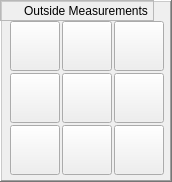
    <widget class="QFrame" name="frame_outside_measure">
     <property name="geometry">
      <rect>
       <x>0</x>
       <y>0</y>
       <width>172</width>
       <height>182</height>
      </rect>
     </property>
     <property name="frameShape">
      <enum>QFrame::WinPanel</enum>
     </property>
     <property name="frameShadow">
      <enum>QFrame::Raised</enum>
     </property>
     <widget class="PushButton" name="pbtn_outside_xpyp">
      <property name="geometry">
       <rect>
        <x>10</x>
        <y>125</y>
        <width>50</width>
        <height>50</height>
       </rect>
      </property>
      <property name="text">
       <string/>
      </property>
      <property name="icon">
       <iconset>
        <normaloff>x1Probe_icons/outside_7.png</normaloff>x1Probe_icons/outside_7.png</iconset>
      </property>
      <property name="iconSize">
       <size>
        <width>48</width>
        <height>48</height>
       </size>
      </property>
      <property name="checkable">
       <bool>false</bool>
      </property>
      <property name="checked">
       <bool>false</bool>
      </property>
      <property name="indicator_option" stdset="0">
       <bool>false</bool>
      </property>
     </widget>
     <widget class="PushButton" name="pbtn_outside_xpym">
      <property name="geometry">
       <rect>
        <x>10</x>
        <y>21</y>
        <width>50</width>
        <height>50</height>
       </rect>
      </property>
      <property name="text">
       <string/>
      </property>
      <property name="icon">
       <iconset>
        <normaloff>x1Probe_icons/outside_1.png</normaloff>x1Probe_icons/outside_1.png</iconset>
      </property>
      <property name="iconSize">
       <size>
        <width>48</width>
        <height>48</height>
       </size>
      </property>
      <property name="checkable">
       <bool>false</bool>
      </property>
      <property name="checked">
       <bool>false</bool>
      </property>
      <property name="indicator_option" stdset="0">
       <bool>false</bool>
      </property>
     </widget>
     <widget class="PushButton" name="pbtn_outside_xp">
      <property name="geometry">
       <rect>
        <x>10</x>
        <y>73</y>
        <width>50</width>
        <height>50</height>
       </rect>
      </property>
      <property name="text">
       <string/>
      </property>
      <property name="icon">
       <iconset>
        <normaloff>x1Probe_icons/outside_4.png</normaloff>x1Probe_icons/outside_4.png</iconset>
      </property>
      <property name="iconSize">
       <size>
        <width>48</width>
        <height>48</height>
       </size>
      </property>
      <property name="checkable">
       <bool>false</bool>
      </property>
      <property name="checked">
       <bool>false</bool>
      </property>
      <property name="indicator_option" stdset="0">
       <bool>false</bool>
      </property>
     </widget>
     <widget class="PushButton" name="pbtn_outside_yp">
      <property name="geometry">
       <rect>
        <x>62</x>
        <y>125</y>
        <width>50</width>
        <height>50</height>
       </rect>
      </property>
      <property name="text">
       <string/>
      </property>
      <property name="icon">
       <iconset>
        <normaloff>x1Probe_icons/outside_8.png</normaloff>x1Probe_icons/outside_8.png</iconset>
      </property>
      <property name="iconSize">
       <size>
        <width>48</width>
        <height>48</height>
       </size>
      </property>
      <property name="checkable">
       <bool>false</bool>
      </property>
      <property name="checked">
       <bool>false</bool>
      </property>
      <property name="indicator_option" stdset="0">
       <bool>false</bool>
      </property>
     </widget>
     <widget class="PushButton" name="pbtn_outside_ym">
      <property name="geometry">
       <rect>
        <x>62</x>
        <y>21</y>
        <width>50</width>
        <height>50</height>
       </rect>
      </property>
      <property name="text">
       <string/>
      </property>
      <property name="icon">
       <iconset>
        <normaloff>x1Probe_icons/outside_2.png</normaloff>x1Probe_icons/outside_2.png</iconset>
      </property>
      <property name="iconSize">
       <size>
        <width>48</width>
        <height>48</height>
       </size>
      </property>
      <property name="checkable">
       <bool>false</bool>
      </property>
      <property name="checked">
       <bool>false</bool>
      </property>
      <property name="indicator_option" stdset="0">
       <bool>false</bool>
      </property>
     </widget>
     <widget class="PushButton" name="pbtn_outside_center">
      <property name="geometry">
       <rect>
        <x>62</x>
        <y>73</y>
        <width>50</width>
        <height>50</height>
       </rect>
      </property>
      <property name="font">
       <font>
        <pointsize>8</pointsize>
       </font>
      </property>
      <property name="text">
       <string/>
      </property>
      <property name="icon">
       <iconset>
        <normaloff>x1Probe_icons/outside_5.png</normaloff>x1Probe_icons/outside_5.png</iconset>
      </property>
      <property name="iconSize">
       <size>
        <width>48</width>
        <height>48</height>
       </size>
      </property>
      <property name="checkable">
       <bool>false</bool>
      </property>
      <property name="checked">
       <bool>false</bool>
      </property>
      <property name="indicator_option" stdset="0">
       <bool>false</bool>
      </property>
     </widget>
     <widget class="PushButton" name="pbtn_outside_xmyp">
      <property name="geometry">
       <rect>
        <x>114</x>
        <y>125</y>
        <width>50</width>
        <height>50</height>
       </rect>
      </property>
      <property name="text">
       <string/>
      </property>
      <property name="icon">
       <iconset>
        <normaloff>x1Probe_icons/outside_9.png</normaloff>x1Probe_icons/outside_9.png</iconset>
      </property>
      <property name="iconSize">
       <size>
        <width>48</width>
        <height>48</height>
       </size>
      </property>
      <property name="checkable">
       <bool>false</bool>
      </property>
      <property name="checked">
       <bool>false</bool>
      </property>
      <property name="indicator_option" stdset="0">
       <bool>false</bool>
      </property>
     </widget>
     <widget class="PushButton" name="pbtn_outside_xmym">
      <property name="geometry">
       <rect>
        <x>114</x>
        <y>21</y>
        <width>50</width>
        <height>50</height>
       </rect>
      </property>
      <property name="text">
       <string/>
      </property>
      <property name="icon">
       <iconset>
        <normaloff>x1Probe_icons/outside_3.png</normaloff>x1Probe_icons/outside_3.png</iconset>
      </property>
      <property name="iconSize">
       <size>
        <width>48</width>
        <height>48</height>
       </size>
      </property>
      <property name="checkable">
       <bool>false</bool>
      </property>
      <property name="checked">
       <bool>false</bool>
      </property>
      <property name="indicator_option" stdset="0">
       <bool>false</bool>
      </property>
     </widget>
     <widget class="PushButton" name="pbtn_outside_xm">
      <property name="geometry">
       <rect>
        <x>114</x>
        <y>73</y>
        <width>50</width>
        <height>50</height>
       </rect>
      </property>
      <property name="text">
       <string/>
      </property>
      <property name="icon">
       <iconset>
        <normaloff>x1Probe_icons/outside_6.png</normaloff>x1Probe_icons/outside_6.png</iconset>
      </property>
      <property name="iconSize">
       <size>
        <width>48</width>
        <height>48</height>
       </size>
      </property>
      <property name="checkable">
       <bool>false</bool>
      </property>
      <property name="checked">
       <bool>false</bool>
      </property>
      <property name="indicator_option" stdset="0">
       <bool>false</bool>
      </property>
     </widget>
     <widget class="QFrame" name="frame_outside_label">
      <property name="geometry">
       <rect>
        <x>0</x>
        <y>0</y>
        <width>154</width>
        <height>21</height>
       </rect>
      </property>
      <property name="frameShape">
       <enum>QFrame::StyledPanel</enum>
      </property>
      <property name="frameShadow">
       <enum>QFrame::Raised</enum>
      </property>
      <widget class="QLabel" name="label_outside_measure">
       <property name="geometry">
        <rect>
         <x>0</x>
         <y>0</y>
         <width>172</width>
         <height>21</height>
        </rect>
       </property>
       <property name="text">
        <string>Outside Measurements</string>
       </property>
       <property name="alignment">
        <set>Qt::AlignCenter</set>
       </property>
      </widget>
     </widget>
     <widget class="PushButton" name="pbtn_outside_xpym_3">
      <property name="geometry">
       <rect>
        <x>424</x>
        <y>19</y>
        <width>50</width>
        <height>50</height>
       </rect>
      </property>
      <property name="text">
       <string/>
      </property>
      <property name="icon">
       <iconset>
        <normaloff>x1Probe_icons/outside_1.png</normaloff>x1Probe_icons/outside_1.png</iconset>
      </property>
      <property name="iconSize">
       <size>
        <width>48</width>
        <height>48</height>
       </size>
      </property>
      <property name="checkable">
       <bool>false</bool>
      </property>
      <property name="checked">
       <bool>false</bool>
      </property>
      <property name="indicator_option" stdset="0">
       <bool>false</bool>
      </property>
     </widget>
    </widget>
